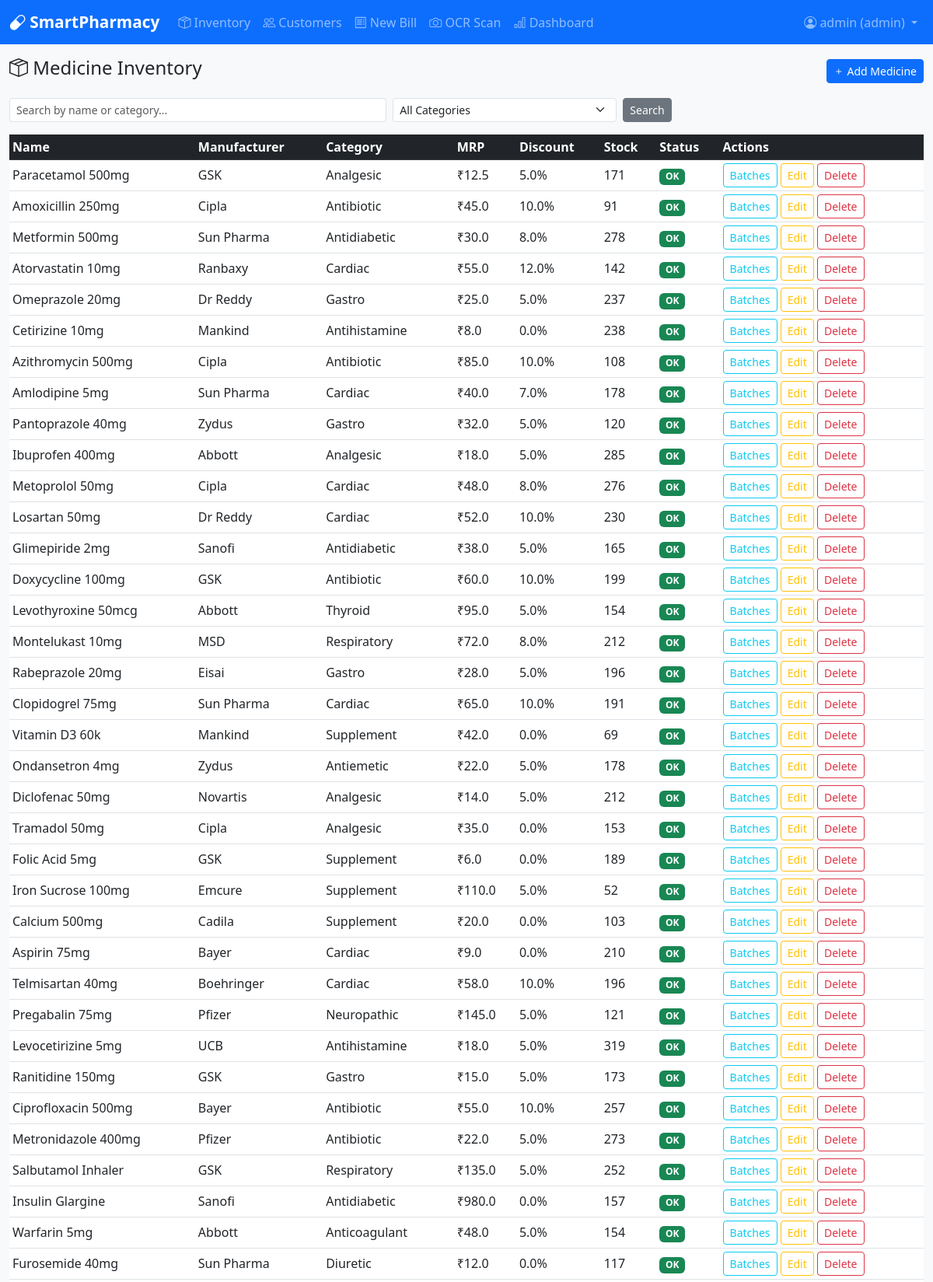
The page /inventory/ (signed in, upper part) on the database its author committed.
### tables this page shows
CREATE TABLE medicines (
    medicine_id INTEGER PRIMARY KEY AUTOINCREMENT,
    medicine_name TEXT NOT NULL,
    manufacturer TEXT,
    category TEXT,
    mrp REAL NOT NULL,
    discount_percentage REAL DEFAULT 0,
    low_stock_threshold INTEGER DEFAULT 10
);

### app/routes/inventory.py (the view)
@inventory_bp.route('/')
@login_required
def index():
    query = request.args.get('q', '')
    category = request.args.get('category', '')
    db = get_db()
    sql = '''SELECT m.*, COALESCE(SUM(b.quantity),0) as total_stock
             FROM medicines m
             LEFT JOIN batches b ON m.medicine_id = b.medicine_id AND b.quantity > 0
             WHERE 1=1'''
    params = []
    if query:
        sql += ' AND (m.medicine_name LIKE ? OR m.category LIKE ?)'
        params += [f'%{query}%', f'%{query}%']
    if category:
        sql += ' AND m.category = ?'
        params.append(category)
    sql += ' GROUP BY m.medicine_id'
    medicines = db.execute(sql, params).fetchall()
    categories = db.execute('SELECT DISTINCT category FROM medicines').fetchall()
    db.close()
    return render_template('inventory/index.html', medicines=medicines, categories=categories, query=query)

### app/database.py (called while the page is built)
def get_db():
    conn = sqlite3.connect(DB_PATH)
    conn.row_factory = sqlite3.Row
    conn.execute("PRAGMA foreign_keys = ON")
    return conn

### app/utils/auth.py (called while the page is built)
def login_required(f):
    @wraps(f)
    def decorated(*args, **kwargs):
        if 'user_id' not in session:
            flash('Please log in to continue.', 'warning')
            return redirect(url_for('auth.login'))
        return f(*args, **kwargs)
    return decorated

### templates/inventory/index.html (shortened to what this page needs)
{% extends 'base.html' %}
{% block content %}
<div class="d-flex justify-content-between align-items-center mb-3">
    <h4><i class="bi bi-box-seam"></i> Medicine Inventory</h4>
    {% if session.role == 'admin' %}
    <a href="{{ url_for('inventory.add') }}" class="btn btn-primary btn-sm"><i class="bi bi-plus"></i> Add Medicine</a>
    {% endif %}
</div>
<form class="row g-2 mb-3" method="GET">
    <div class="col-md-5">
        <input type="text" name="q" class="form-control form-control-sm" placeholder="Search by name or category..." value="{{ query }}">
    </div>
    <div class="col-md-3">
        <select name="category" class="form-select form-select-sm">
            <option value="">All Categories</option>
        </select>
    </div>
    <div class="col-auto"><button type="submit" class="btn btn-secondary btn-sm">Search</button></div>
</form>
<div class="table-responsive">
<table class="table table-hover table-sm align-middle">
    <thead class="table-dark">
        <tr><th>Name</th><th>Manufacturer</th><th>Category</th><th>MRP</th><th>Discount</th><th>Stock</th><th>Status</th><th>Actions</th></tr>
    </thead>
    <tbody>
    {% for m in medicines %}
    <tr>
        <td>{{ m.medicine_name }}</td>
        <td>{{ m.manufacturer or '-' }}</td>
        <td>{{ m.category or '-' }}</td>
        <td>₹{{ m.mrp }}</td>
        <td>{{ m.discount_percentage }}%</td>
        <td>{{ m.total_stock }}</td>
        <td>
            {% if m.total_stock < m.low_stock_threshold %}
            <span class="badge bg-danger"><i class="bi bi-exclamation-triangle"></i> Restock Needed</span>
            {% else %}
            <span class="badge bg-success">OK</span>
            {% endif %}
        </td>
        <td>
            {% if session.role == 'admin' %}
            <a href="{{ url_for('inventory.batches', medicine_id=m.medicine_id) }}" class="btn btn-outline-info btn-sm">Batches</a>
            <a href="{{ url_for('inventory.edit', medicine_id=m.medicine_id) }}" class="btn btn-outline-warning btn-sm">Edit</a>
            <form method="POST" action="{{ url_for('inventory.delete', medicine_id=m.medicine_id) }}" class="d-inline" onsubmit="return confirm('Delete this medicine?')">
                <button type="submit" class="btn btn-outline-danger btn-sm">Delete</button>
            </form>
            {% endif %}
        </td>
    </tr>
    {% else %}
    <tr><td colspan="8" class="text-center text-muted">No medicines found.</td></tr>
    {% endfor %}
    </tbody>
</table>
</div>
{% endblock %}

### static/css/style.css (style rules this page uses)
body { background-color: #f8f9fa; }

### rows shown on the page
medicines: medicine_name "Paracetamol 500mg", manufacturer "GSK", category "Analgesic", mrp "12.5", discount_percentage "5.0", total_stock "171", low_stock_threshold "OK"
medicines: medicine_name "Amoxicillin 250mg", manufacturer "Cipla", category "Antibiotic", mrp "45.0", discount_percentage "10.0", total_stock "91", low_stock_threshold "OK"
medicines: medicine_name "Metformin 500mg", manufacturer "Sun Pharma", category "Antidiabetic", mrp "30.0", discount_percentage "8.0", total_stock "278", low_stock_threshold "OK"
medicines: medicine_name "Atorvastatin 10mg", manufacturer "Ranbaxy", category "Cardiac", mrp "55.0", discount_percentage "12.0", total_stock "142", low_stock_threshold "OK"
medicines: medicine_name "Omeprazole 20mg", manufacturer "Dr Reddy", category "Gastro", mrp "25.0", discount_percentage "5.0", total_stock "237", low_stock_threshold "OK"
medicines: medicine_name "Cetirizine 10mg", manufacturer "Mankind", category "Antihistamine", mrp "8.0", discount_percentage "0.0", total_stock "238", low_stock_threshold "OK"
medicines: medicine_name "Azithromycin 500mg", manufacturer "Cipla", category "Antibiotic", mrp "85.0", discount_percentage "10.0", total_stock "108", low_stock_threshold "OK"
medicines: medicine_name "Amlodipine 5mg", manufacturer "Sun Pharma", category "Cardiac", mrp "40.0", discount_percentage "7.0", total_stock "178", low_stock_threshold "OK"
medicines: medicine_name "Pantoprazole 40mg", manufacturer "Zydus", category "Gastro", mrp "32.0", discount_percentage "5.0", total_stock "120", low_stock_threshold "OK"
medicines: medicine_name "Ibuprofen 400mg", manufacturer "Abbott", category "Analgesic", mrp "18.0", discount_percentage "5.0", total_stock "285", low_stock_threshold "OK"
medicines: medicine_name "Metoprolol 50mg", manufacturer "Cipla", category "Cardiac", mrp "48.0", discount_percentage "8.0", total_stock "276", low_stock_threshold "OK"
medicines: medicine_name "Losartan 50mg", manufacturer "Dr Reddy", category "Cardiac", mrp "52.0", discount_percentage "10.0", total_stock "230", low_stock_threshold "OK"
medicines: medicine_name "Glimepiride 2mg", manufacturer "Sanofi", category "Antidiabetic", mrp "38.0", discount_percentage "5.0", total_stock "165", low_stock_threshold "OK"
medicines: medicine_name "Doxycycline 100mg", manufacturer "GSK", category "Antibiotic", mrp "60.0", discount_percentage "10.0", total_stock "199", low_stock_threshold "OK"
medicines: medicine_name "Levothyroxine 50mcg", manufacturer "Abbott", category "Thyroid", mrp "95.0", discount_percentage "5.0", total_stock "154", low_stock_threshold "OK"
medicines: medicine_name "Montelukast 10mg", manufacturer "MSD", category "Respiratory", mrp "72.0", discount_percentage "8.0", total_stock "212", low_stock_threshold "OK"
medicines: medicine_name "Rabeprazole 20mg", manufacturer "Eisai", category "Gastro", mrp "28.0", discount_percentage "5.0", total_stock "196", low_stock_threshold "OK"
medicines: medicine_name "Clopidogrel 75mg", manufacturer "Sun Pharma", category "Cardiac", mrp "65.0", discount_percentage "10.0", total_stock "191", low_stock_threshold "OK"
medicines: medicine_name "Vitamin D3 60k", manufacturer "Mankind", category "Supplement", mrp "42.0", discount_percentage "0.0", total_stock "69", low_stock_threshold "OK"
medicines: medicine_name "Ondansetron 4mg", manufacturer "Zydus", category "Antiemetic", mrp "22.0", discount_percentage "5.0", total_stock "178", low_stock_threshold "OK"
medicines: medicine_name "Diclofenac 50mg", manufacturer "Novartis", category "Analgesic", mrp "14.0", discount_percentage "5.0", total_stock "212", low_stock_threshold "OK"
medicines: medicine_name "Tramadol 50mg", manufacturer "Cipla", category "Analgesic", mrp "35.0", discount_percentage "0.0", total_stock "153", low_stock_threshold "OK"
medicines: medicine_name "Folic Acid 5mg", manufacturer "GSK", category "Supplement", mrp "6.0", discount_percentage "0.0", total_stock "189", low_stock_threshold "OK"
medicines: medicine_name "Iron Sucrose 100mg", manufacturer "Emcure", category "Supplement", mrp "110.0", discount_percentage "5.0", total_stock "52", low_stock_threshold "OK"
medicines: medicine_name "Calcium 500mg", manufacturer "Cadila", category "Supplement", mrp "20.0", discount_percentage "0.0", total_stock "103", low_stock_threshold "OK"
medicines: medicine_name "Aspirin 75mg", manufacturer "Bayer", category "Cardiac", mrp "9.0", discount_percentage "0.0", total_stock "210", low_stock_threshold "OK"
medicines: medicine_name "Telmisartan 40mg", manufacturer "Boehringer", category "Cardiac", mrp "58.0", discount_percentage "10.0", total_stock "196", low_stock_threshold "OK"
medicines: medicine_name "Pregabalin 75mg", manufacturer "Pfizer", category "Neuropathic", mrp "145.0", discount_percentage "5.0", total_stock "121", low_stock_threshold "OK"
medicines: medicine_name "Levocetirizine 5mg", manufacturer "UCB", category "Antihistamine", mrp "18.0", discount_percentage "5.0", total_stock "319", low_stock_threshold "OK"
medicines: medicine_name "Ranitidine 150mg", manufacturer "GSK", category "Gastro", mrp "15.0", discount_percentage "5.0", total_stock "173", low_stock_threshold "OK"
medicines: medicine_name "Ciprofloxacin 500mg", manufacturer "Bayer", category "Antibiotic", mrp "55.0", discount_percentage "10.0", total_stock "257", low_stock_threshold "OK"
medicines: medicine_name "Metronidazole 400mg", manufacturer "Pfizer", category "Antibiotic", mrp "22.0", discount_percentage "5.0", total_stock "273", low_stock_threshold "OK"
medicines: medicine_name "Salbutamol Inhaler", manufacturer "GSK", category "Respiratory", mrp "135.0", discount_percentage "5.0", total_stock "252", low_stock_threshold "OK"
medicines: medicine_name "Insulin Glargine", manufacturer "Sanofi", category "Antidiabetic", mrp "980.0", discount_percentage "0.0", total_stock "157", low_stock_threshold "OK"
medicines: medicine_name "Warfarin 5mg", manufacturer "Abbott", category "Anticoagulant", mrp "48.0", discount_percentage "5.0", total_stock "154", low_stock_threshold "OK"
medicines: medicine_name "Furosemide 40mg", manufacturer "Sun Pharma", category "Diuretic", mrp "12.0", discount_percentage "0.0", total_stock "117", low_stock_threshold "OK"

### other values the page prints
{{ session.username }} "admin"
{{ session.role }} "admin"
